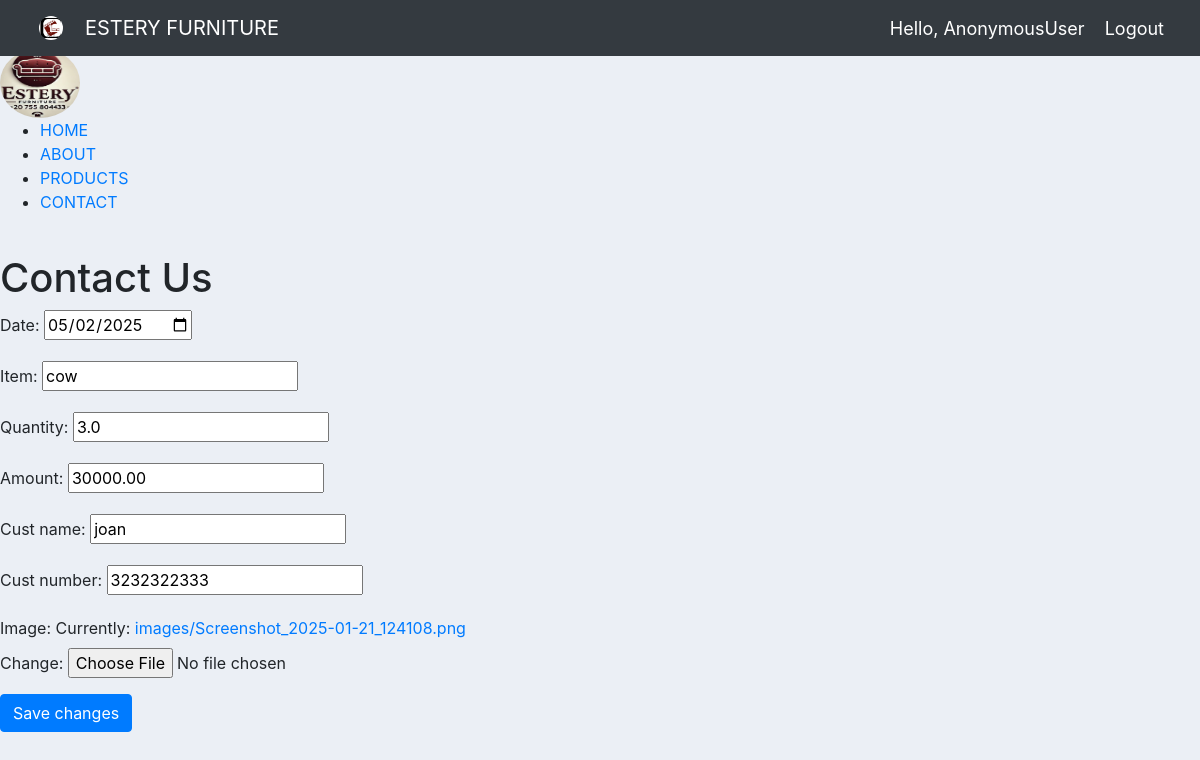
/edit_image/1/, run on the app's committed database.
### estery_app/models.py (models this page shows, shortened)
class Sales(models.Model):
    date = models.DateField()
    item = models.CharField(max_length=255)
    quantity = models.DecimalField(max_digits=10, decimal_places=1)
    amount = models.DecimalField(max_digits=10, decimal_places=2)
    cust_name = models.CharField(max_length=255)
    cust_number = models.IntegerField()
    image = models.ImageField(upload_to='images/')

### estery_app/views.py (the view)
# urls.py: path('edit_image/<pk>/', views.edit_image, name='edit_image'),
def edit_image(request, pk):
    image = Sales.objects.get(pk=pk)
    if request.method == 'POST':
        form = SalesForm(request.POST, request.FILES, instance=image)
        if form.is_valid():
            form.save()
            return redirect('all_sales')
    else:
        form = SalesForm(instance=image)
    return render(request, 'edit_image.html', {'form': form})

### estery_app/forms.py
class SalesForm(forms.ModelForm):
    date = forms.DateField(widget=forms.widgets.DateInput(
        attrs={'type': 'date'})
    )
    class Meta:
        model = Sales
        fields = '__all__'

### estery_app/templates/edit_image.html (shortened to what this page needs)
{% extends 'main.html' %}
{% load crispy_forms_tags %}
{% load static %}
{% block content %}
    <section class="sub-header">
        <nav>
            <a href="#"><img src="{% static 'images/logo2.jpg' %}" style="width: 80px; height: 70px; border-radius: 50%;"></a>
            <div class="nav-links" id="navLinks">
                <ul>
                    <li><a href="{% url 'index' %}">HOME</a></li>
                    <li><a href="{% url 'about' %}">ABOUT</a></li>
                    <li><a href="{% url 'product' %}">PRODUCTS</a></li>
                    <li><a href="{% url 'contact' %}">CONTACT</a></li>
                </ul>
            </div>
        </nav>
        <div class="text-box">
            <p></p><br>
            <h1>Contact Us</h1>
        </div>
    </section><form method="post" enctype="multipart/form-data">
    {{ form.as_p }}
    <button type="submit" class="btn btn-primary">Save changes</button>
</form>
{% endblock content %}

### estery_app/static/css/main.css (style rules this page uses)
body { background-color: #ebeff5; }

### data on the page
Sales: date "05/02/2025", item "cow", quantity "3.0", amount "30000.00", cust_name "joan", cust_number "3232322333"

### other printed values
{{ request.user }} "AnonymousUser"
